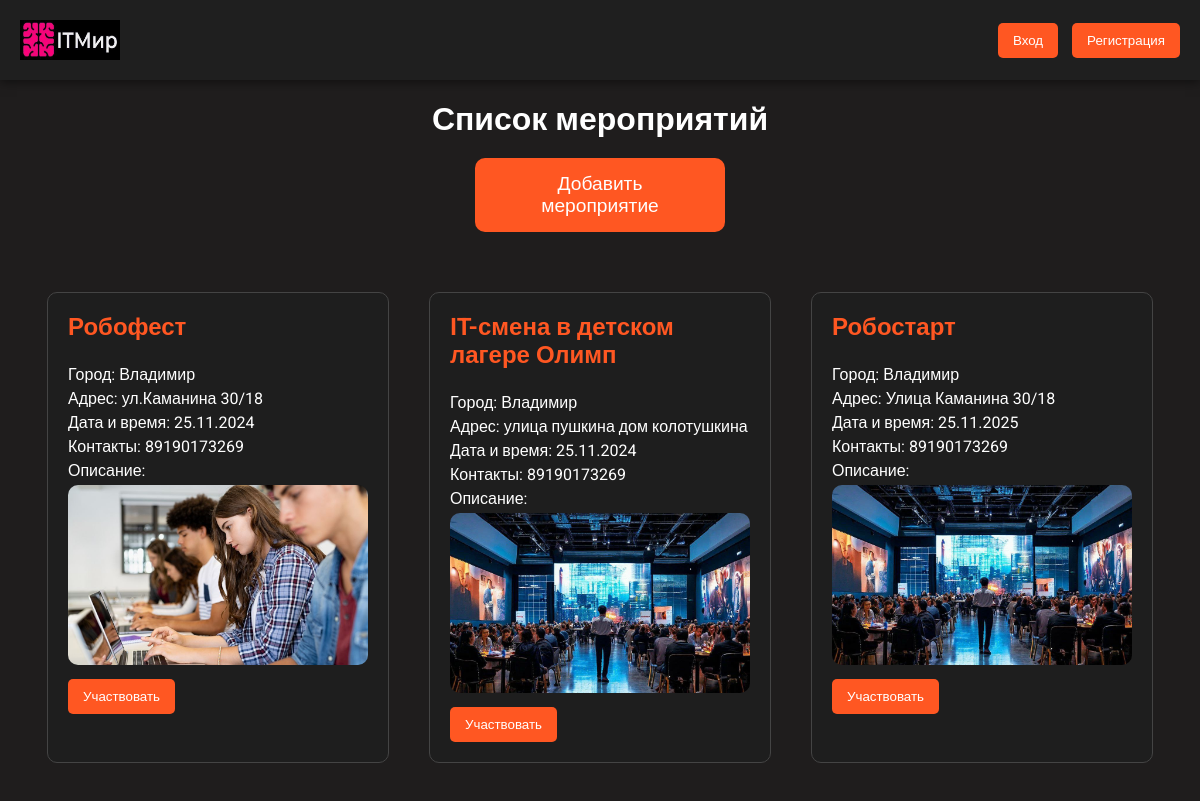
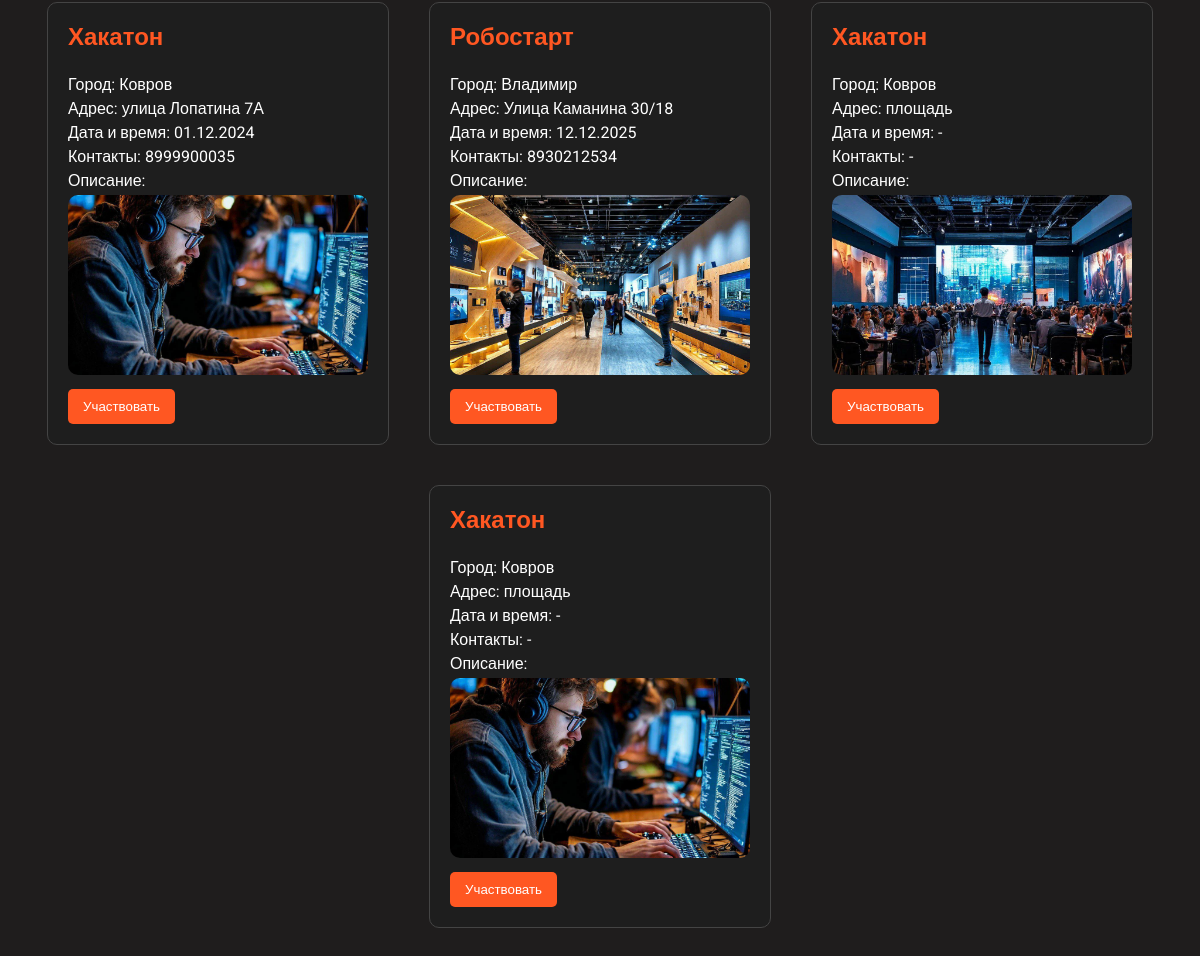
The page / on the database its author committed (2 pictures, top to bottom).
### tables this page shows
CREATE TABLE events (
                id INTEGER PRIMARY KEY AUTOINCREMENT,
                name TEXT NOT NULL,
                city TEXT NOT NULL,
                address TEXT NOT NULL,
                datetime TEXT NOT NULL,
                contacts TEXT NOT NULL,
                participants TEXT,
                image_path TEXT
            );

### app.py (the view)
@app.route('/')
def index():
    with get_db_connection() as conn:
        cursor = conn.cursor()
        cursor.execute('SELECT * FROM events')
        events = cursor.fetchall()
    return render_template('index.html', events=events, current_user=session.get('user'))

### app.py (called while the page is built)
def get_db_connection():
    conn = sqlite3.connect('database.db')
    conn.row_factory = sqlite3.Row
    return conn

### templates/index.html (shortened to what this page needs)
<!DOCTYPE html>
<html lang="ru">
<head>
</head>
<body>
    <div class="header">
        <img src="{{ url_for('static', filename='logo/logo.png') }}" alt="" class="logoImage" height="40px" width="100px" />
        <div>
            <button id="loginBtn">Вход</button>
            <button id="registerBtn">Регистрация</button>
        </div>
    </div>
    <h2>Список мероприятий</h2>
    <button id="addEventBtn" class="add-event">Добавить мероприятие</button>
    <div class="event-hub">
        {% for event in events %}
        <div class="event" data-id="{{ event.id }}">
            <h3>{{ event.name }}</h3>
            <p>Город: {{ event.city }}</p>
            <p>Адрес: {{ event.address }}</p>
            <p>Дата и время: {{ event.datetime }}</p>
            <p>Контакты: {{ event.contacts }}</p>
            <p>Описание: {{ event.description }}</p>
 <img src="{{ url_for('static', filename=event.image_path)}}" alt="Изображение мероприятия" />
            <form action="/participate/{{ event.id }}" method="POST">
                <button type="submit" class="participate-btn">Участвовать</button>
            </form>
        </div>
        {% endfor %}
    </div>
</body>
</html>

### templates/index.html (style rules this page uses)
body { font-family: 'Roboto', sans-serif; margin: 0; padding: 0; background-color: #1f1d1d; color: #ffffff; }
.header { display: flex; justify-content: space-between; align-items: center; padding: 20px; background-color: #1f1f1f; box-shadow: 0 2px 10px rgba(0, 0, 0, 0.5); }
.header button { margin-left: 10px; background-color: #ff5722; color: #ffffff; border: none; border-radius: 5px; padding: 10px 15px; cursor: pointer; transition: background-color 0.3s; }
h2 { text-align: center; margin: 20px 0; font-size: 2em; }
.event-hub { display: flex; flex-wrap: wrap; justify-content: center; padding: 20px; }
.event { background-color: #1e1e1e; border: 1px solid #444; border-radius: 10px; margin: 20px; padding: 20px; width: 300px; transition: transform 0.3s, box-shadow 0.3s; position: relative; }
.event h3 { margin-top: 0; font-size: 1.5em; color: #ff5722; }
.event p { margin: 5px 0; }
.event img { width: 100%; border-radius: 10px; height: 180px; object-fit: cover; }
.participate-btn { background-color: #ff5722; border: none; border-radius: 5px; color: #ffffff; padding: 10px 15px; cursor: pointer; transition: background-color 0.3s; margin-top: 10px; }
.add-event { background-color: #ff5722; border: none; border-radius: 10px; color: #ffffff; padding: 15px 30px; cursor: pointer; transition: background-color 0.3s; display: block; margin: 20px auto; width: 250px; font-size: 1.2em; }

### rows shown on the page
events: name "Робофест", city "Владимир", address "ул.Каманина 30/18", datetime "25.11.2024", contacts "89190173269", shows a picture
events: name "IT-смена в детском лагере Олимп", city "Владимир", address "улица пушкина дом колотушкина", datetime "25.11.2024", contacts "89190173269"
events: name "Робостарт", city "Владимир", address "Улица Каманина 30/18", datetime "25.11.2025", contacts "89190173269"
events: name "Хакатон", city "Ковров", address "улица Лопатина 7А", datetime "01.12.2024", contacts "8999900035"
events: name "Робостарт", city "Владимир", address "Улица Каманина 30/18", datetime "12.12.2025", contacts "8930212534", shows a picture
events: name "Хакатон", city "Ковров", address "площадь", datetime "-", contacts "-"
events: name "Хакатон", city "Ковров", address "площадь", datetime "-", contacts "-"
